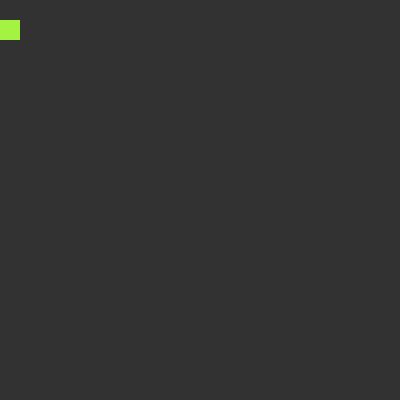
Frame 1 (no input)
Frame 60 (the mouse pressed at the canvas centre just before this capture): identical to frame 1, image omitted
Frame 120 (the mouse held since frame 60 and released just before this capture): identical to frame 1, image omitted

The Processing sketch that drew this single still picture (run headless with seeded random() and noise(); from frame 60 on, the mouse is pressed at the canvas centre):

// Processing sketch: OOP
// ── OOP.pde


myRect customRect;

void setup() {
  size(400,400);
  
  customRect = new myRect(0,20,20,20);
  
}



void draw() {
  background(50);
 
   
  customRect.display();
  //customRect.x = mouseX;
  
  /*for(int i = 0; i < 300; i= i+1) {
    
    
  }*/
}
// ── myRect.pde
class myRect {

  float x = 0;
  float y = 0;

  float w = 100;
  float h = 100;
  
  float r;
  float g;
  float b;

  myRect(float _x,float _y,float _w, float _h) {
    x = _x;
    y = _y;
    w = _w;
    h = _h;
    println("yes I am here");
    
    r = random(0,255);
    b = random(0,255);
    g = random(0,255);
  }

  void display() {
    noStroke();
    
    fill(r,g,b,255);
    rect(x, y, w, h);
  }
}
